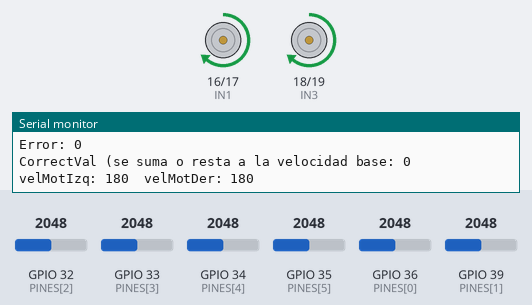
Bench run of a sketch on a simulated ESP32. On the bench: motor-driver pin pairs drawn as motors (green arrow = first pin HIGH = forward, orange = second pin HIGH = backward, longer = more drive), the last lines printed to the serial monitor. The test bench sets the inputs (shaded band); at power-on: GPIO 32 (PINES[2]) = 2048, GPIO 34 (PINES[4]) = 2048, GPIO 35 (PINES[5]) = 2048, GPIO 36 (PINES[0]) = 2048, GPIO 39 (PINES[1]) = 2048, GPIO 33 (PINES[3]) = 2048.

Above: at 6.2 s.
6.3 s: GPIO 32 (PINES[2]) set to 2101
At 6.9 s:
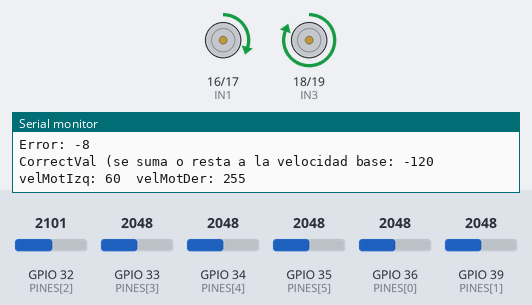
7.8 s: GPIO 34 (PINES[4]) set to 2090
At 9.0 s:
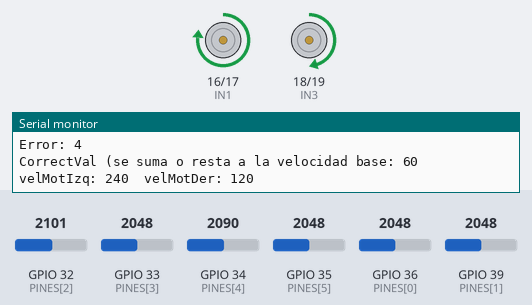
9.3 s: GPIO 35 (PINES[5]) set to 2080
At 10.4 s:
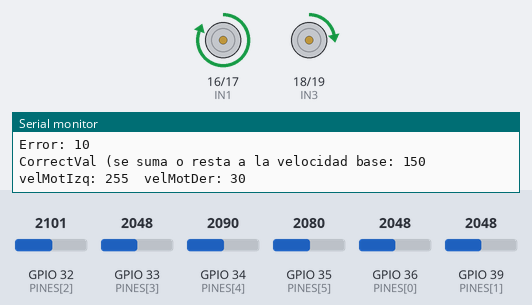
10.8 s: GPIO 36 (PINES[0]) set to 2866
At 11.5 s:
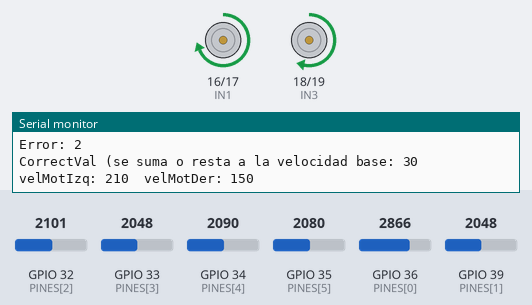
12.3 s: GPIO 39 (PINES[1]) set to 2866
At 12.7 s:
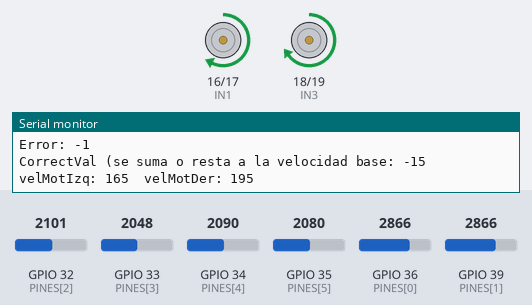
13.8 s: GPIO 34 (PINES[4]) set to 1460
At 15.0 s:
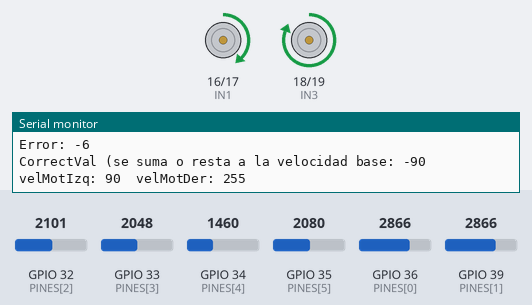
Timing chart, 0 to 16.3 s (numbered marks = the images above; inputs shaded):
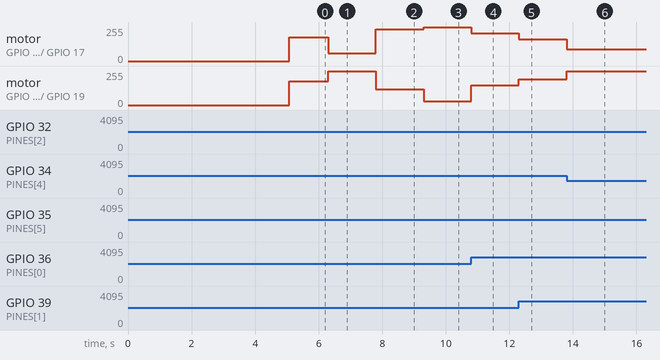

The sketch:

SECOND_TEST_PID.ino
```cpp
/*
 * El robot tiene pesos que, como máximo, alteran 24 unidades
 * Si el valor de la kP es pequeño, como 1 o 2,5; entonces
 * la alteración máxima que puede hacer el PID es de apenas
 * 25 o 50 unidades de PWM. El robot trabaja con un PWM que va
 * desde 0 a 255 pulsos, con el valor de trabajo entre 150 y 255, aprox
 * Matemáticamente, una kP de alrededor de 10 es la más ópitima
 * porque 255/24 (rango de posibilidades/modificación cada vez) ~= 10
 *
 * Si queremos una kP de ~1, entonces los pesos se deben multiplicar por 10
*/
// Pines del ADC1 recomendados en ESP32
int PINES[6] = {36, 39, 32, 33, 34, 35}; // VP 36, VN 39

// Pines del Driver DRV8833
const int IN1 = 16; // Motor Izquierdo Adelante
const int IN2 = 17; // Motor Izquierdo Atrás
const int IN3 = 18; // Motor Derecho Adelante
const int IN4 = 19; // Motor Derecho Atrás

// Velocidad base cuando el robot va recto por la línea (0 a 255)
const int VEL_BASE = 180;

// Corrección 1: Inicialización en extremos opuestos para captura real en ADC de 12 bits (0-4095)
int maximos[6] = {0, 0, 0, 0, 0, 0};
int minimos[6] = {4095, 4095, 4095, 4095, 4095, 4095};

int32_t pesos[6] = {-24, -16, -8, 8, 16, 24};
int valores_lecturas[6];
bool resultado[6];

// Corrección 2: Tipo sin signo para registros temporales
unsigned long prevMillis = 0;

int32_t error = 0;
int32_t prev_error = 0;
int valor_velocidad = 0;

int kD = 1;
int kP = 15;

// Prototipos de funciones
void leerLinea();
void mostrarvalor_sensores(int32_t error, int correctVal);
int32_t calcularError();
int32_t PIDControl(int32_t errorTotal, int32_t errorPrevio);
void motorHandle(int32_t correctVal);
void moverMotorIzquierdo(int velocidad);
void moverMotorDerecho(int velocidad);

void setup() {
  Serial.begin(115200);

  for (int i = 0; i < 6; i++) {
    pinMode(PINES[i], INPUT);
  }

  // Configuración de motores como salidas
  pinMode(IN1, OUTPUT);
  pinMode(IN2, OUTPUT);
  pinMode(IN3, OUTPUT);
  pinMode(IN4, OUTPUT);

  int valor_sensor = 0;

  // Fase de calibración: 100 muestras * 50 ms = 5000 ms (5 segundos)
  for (int j = 0; j < 100; j++) {
    for (int k = 0; k < 6; k++) {
      valor_sensor = analogRead(PINES[k]);

      if (valor_sensor < minimos[k]) {
        minimos[k] = valor_sensor;
      }

      if (valor_sensor > maximos[k]) {
        maximos[k] = valor_sensor;
      }
    } // Corrección 3: Cierre explícito del bucle interno de sensores

    // Corrección 4: Retardo ubicado en el bucle principal de muestreo
    delay(50);
  }

  Serial.println("Calibración completada. Valores límite:");

  Serial.print("Mínimos: ");
  for (int a = 0; a < 6; a++) {
    Serial.print(minimos[a]);
    Serial.print(" ");
  }
  Serial.println();

  Serial.print("Máximos: ");
  for (int b = 0; b < 6; b++) {
    Serial.print(maximos[b]);
    Serial.print(" ");
  }
  Serial.println();
}

void loop() {
  leerLinea();
  prev_error = error;
  error = calcularError();
  valor_velocidad = PIDControl(error, prev_error);
  motorHandle(valor_velocidad);

  // Corrección 2: Tipo sin signo
  unsigned long currentTime = millis();

  if (currentTime - prevMillis >= 1500) {
    mostrarvalor_sensores(error, valor_velocidad);
    prevMillis = currentTime;
  }
}

void leerLinea() {
  for (int i = 0; i < 6; i++) {
    int estado = analogRead(PINES[i]);
    valores_lecturas[i] = estado;
    int umbral = minimos[i] + ((maximos[i] - minimos[i]) / 2);
    resultado[i] = (estado > umbral) ? 1 : 0;
  }
}

void mostrarvalor_sensores(int32_t errorActual, int correctVal) {
  Serial.print("Estado actual: ");
  for (int j = 0; j < 6; j++) {
    Serial.print(resultado[j]);
    Serial.print(" ");
  }
  Serial.println();


  Serial.print("Lecturas: ");
  for (int w = 0; w < 6; w++) {
    Serial.print(valores_lecturas[w]);
    Serial.print(" ");
  }
  Serial.println();

  Serial.print("Error: ");
  Serial.println(errorActual);
  Serial.println();

  Serial.print("CorrectVal (se suma o resta a la velocidad base: ");
  Serial.println(correctVal);
  Serial.println();

  int velMotIzq = VEL_BASE + correctVal;
  int velMotDer = VEL_BASE - correctVal;

  velMotIzq = constrain(velMotIzq, -255, 255);
  velMotDer = constrain(velMotDer, -255, 255);

  Serial.print("velMotIzq: ");
  Serial.print(velMotIzq);
  Serial.print("  velMotDer: ");
  Serial.println(velMotDer);
  Serial.println();
}

int32_t calcularError() {
  int32_t sumaResultadosPesados = 0;
  int sensoresActivos = 0;

  for (int i = 0; i < 6; i++) {
    sumaResultadosPesados += resultado[i] * pesos[i];
    sensoresActivos += resultado[i];
  }

  // Corrección 5: Protección efectiva contra división entre cero.
  // Si se pierde la línea (0 sensores activos), se conserva el último error conocido
  // para mantener la dirección de búsqueda.
  if (sensoresActivos == 0) {
    return prev_error;
  }

  return (sumaResultadosPesados / sensoresActivos);
}

int32_t PIDControl(int32_t errorTotal, int32_t errorPrevio) {
  int32_t propoError = kP * errorTotal;
  int32_t derivError = kD * (errorTotal - errorPrevio);

  // Corrección 6: Eliminada asignación redundante sobre parámetro pasado por valor
  return (propoError + derivError);
}

void motorHandle(int32_t correctVal) {
  int velMotIzq = VEL_BASE + correctVal;
  int velMotDer = VEL_BASE - correctVal;

  velMotIzq = constrain(velMotIzq, -255, 255);
  velMotDer = constrain(velMotDer, -255, 255);

  moverMotorIzquierdo(velMotIzq);
  moverMotorDerecho(velMotDer);
}

// --- FUNCIONES FÍSICAS DEL DRV8833 ---

void moverMotorIzquierdo(int velocidad) {
  if (velocidad >= 0) {
    analogWrite(IN1, velocidad);
    digitalWrite(IN2, LOW);
  } else {
    // Corrección 7: Habilitada inversión de giro para velocidades negativas
    digitalWrite(IN1, LOW);
    analogWrite(IN2, velocidad * -1);
  }
}

void moverMotorDerecho(int velocidad) {
  if (velocidad >= 0) {
    analogWrite(IN3, velocidad);
    digitalWrite(IN4, LOW);
  } else {
    // Corrección 7: Habilitada inversión de giro para velocidades negativas
    digitalWrite(IN3, LOW);
    analogWrite(IN4, velocidad * -1);
  }
}
```

Measured:
- the behaviour switches between 2048 and 2049 on GPIO 32 (PINES[2]) (found by bisection; images 0 and 1)
- the behaviour switches between 2048 and 2049 on GPIO 34 (PINES[4]) (found by bisection; images 1 and 2)
- the behaviour switches between 2048 and 2049 on GPIO 35 (PINES[5]) (found by bisection; images 2 and 3)
- after the input at 6.3 s, motor on GPIO 16 (IN1) / GPIO 17 (IN2): forward 180/255 → forward 60/255 at once; motor on GPIO 18 (IN3) / GPIO 19 (IN4): forward 180/255 → forward 255/255 at once
- after the input at 7.8 s, motor on GPIO 16 (IN1) / GPIO 17 (IN2): forward 60/255 → forward 240/255 at once; motor on GPIO 18 (IN3) / GPIO 19 (IN4): forward 255/255 → forward 120/255 at once
- after the input at 9.3 s, motor on GPIO 16 (IN1) / GPIO 17 (IN2): forward 240/255 → forward 255/255 at once; motor on GPIO 18 (IN3) / GPIO 19 (IN4): forward 120/255 → forward 30/255 at once
- after the input at 10.8 s, motor on GPIO 16 (IN1) / GPIO 17 (IN2): forward 255/255 → forward 210/255 at once; motor on GPIO 18 (IN3) / GPIO 19 (IN4): forward 30/255 → forward 150/255 at once
- after the input at 12.3 s, motor on GPIO 16 (IN1) / GPIO 17 (IN2): forward 210/255 → forward 165/255 at once; motor on GPIO 18 (IN3) / GPIO 19 (IN4): forward 150/255 → forward 195/255 at once
- after the input at 13.8 s, motor on GPIO 16 (IN1) / GPIO 17 (IN2): forward 165/255 → forward 90/255 at once; motor on GPIO 18 (IN3) / GPIO 19 (IN4): forward 195/255 → forward 255/255 at once
